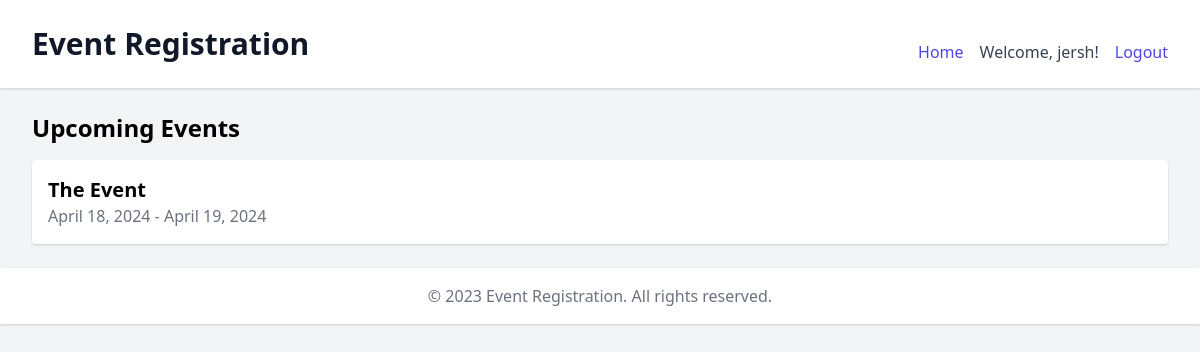
Page /events/reports/events/ (signed in) on the committed database.
### events/models.py (models this page shows, shortened)
class Event(models.Model):
    name = models.CharField(max_length=100)
    description = models.TextField()
    start_date = models.DateField()
    end_date = models.DateField()
    registrants = models.ManyToManyField(User, related_name='registered_events')

### events/views.py (the view)
# urls.py: path('reports/events/', views.event_list_report, name='event_list_report'),
@login_required
def event_list_report(request):
    events = Event.objects.filter(end_date__gte=timezone.now())
    return render(request, 'event_list_report.html', {'events': events})

### events/templates/event_list_report.html
{% extends 'base.html' %}
{% block content %}
  <h2 class="text-2xl font-bold mb-4">Upcoming Events</h2>
  <ul class="space-y-4">
    {% for event in events %}
      <li class="bg-white shadow p-4 rounded">
        <h3 class="text-xl font-bold">{{ event.name }}</h3>
        <p class="text-gray-500">{{ event.start_date }} - {{ event.end_date }}</p>
      </li>
    {% empty %}
      <li class="text-gray-500">No upcoming events.</li>
    {% endfor %}
  </ul>
{% endblock %}

### templates/base.html (shortened to what this page needs)
<!DOCTYPE html>
<html lang="en">
<head>
  <link href="https://cdn.jsdelivr.net/npm/tailwindcss@2.2.19/dist/tailwind.min.css" rel="stylesheet">
</head>
<body class="bg-gray-100">
  <header class="bg-white shadow">
    <div class="max-w-7xl mx-auto py-6 px-4 sm:px-6 lg:px-8 flex justify-between items-center">
      <h1 class="text-3xl font-bold leading-tight text-gray-900">Event Registration</h1>
      <nav class="mt-4">
        <ul class="flex space-x-4">
          <li><a href="{% url 'home' %}" class="text-indigo-600 hover:text-indigo-900">Home</a></li>
          {% if user.is_authenticated %}
            <li><span class="text-gray-700">Welcome, {{ user.username }}!</span></li>
            <li><a href="{% url 'logout' %}" class="text-indigo-600 hover:text-indigo-900">Logout</a></li>
          {% else %}
            <li><a href="{% url 'login' %}" class="text-indigo-600 hover:text-indigo-900">Login</a></li>
            <li><a href="{% url 'register' %}" class="text-indigo-600 hover:text-indigo-900">Register</a></li>
          {% endif %}
        </ul>
      </nav>
    </div>
  </header>
  <main class="max-w-7xl mx-auto py-6 sm:px-6 lg:px-8">
    {% block content %}
    {% endblock %}
  </main>
  <footer class="bg-white shadow">
    <div class="max-w-7xl mx-auto py-4 px-4 sm:px-6 lg:px-8">
      <p class="text-center text-gray-500">&copy; 2023 Event Registration. All rights reserved.</p>
    </div>
  </footer>
</body>
</html>

### rows in the picture
Event: name "The Event", start_date "April 18, 2024", end_date "April 19, 2024"

### other values in the picture
{{ user.username }} "jersh"
